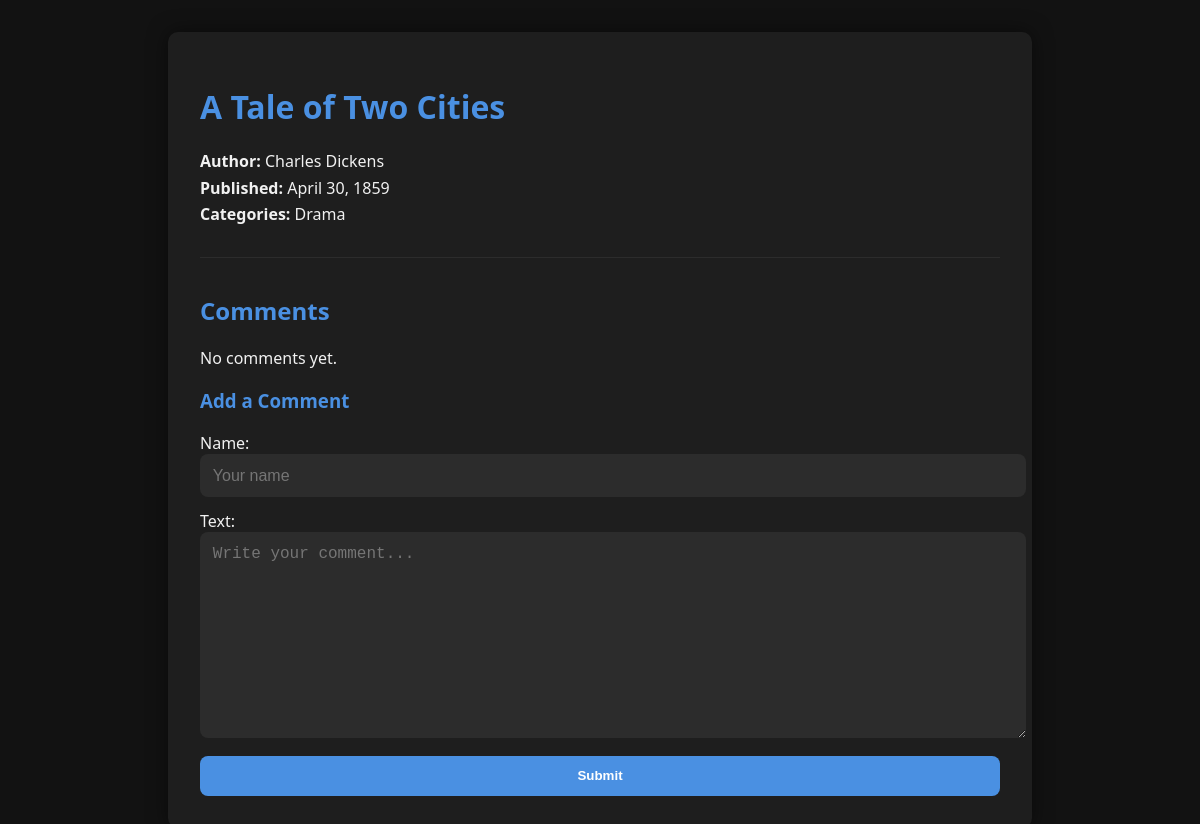
Screenshot of /book/3/ with the database file from the repository.
### library/models.py (models this page shows, shortened)
class Book(models.Model):
    title = models.CharField(max_length=200)
    author = models.ForeignKey(Author, on_delete=models.CASCADE)
    categories = models.ManyToManyField(Category)
    published = models.DateField()

class Author(models.Model):
    name = models.CharField(max_length=100)

class Category(models.Model):
    name = models.CharField(max_length=100)

### library/views.py (the view)
# urls.py: path('book/<int:pk>/', views.book_detail, name='book_detail'),
def book_detail(request, pk):
    book = get_object_or_404(Book, pk=pk)
    comments = book.comments.all().order_by('-created')
    if request.method == "POST":
        form = CommentForm(request.POST)
        if form.is_valid():
            comment = form.save(commit=False)
            comment.book = book
            comment.save()
            return redirect('book_detail', pk=book.pk)
    else:
        form = CommentForm()
    return render(request, 'library/book_detail.html', {
        'book': book,
        'comments': comments,
        'form': form
    })

### library/forms.py
class CommentForm(forms.ModelForm):
    class Meta:
        model = Comment
        fields = ['name', 'text']
        widgets = {
            'name': forms.TextInput(attrs={'class': 'form-control', 'placeholder': 'Your name'}),
            'text': forms.Textarea(attrs={'class': 'form-control', 'placeholder': 'Write your comment...'}),
        }

### library/templates/library/book_detail.html (shortened to what this page needs)
{% load static %}
{% load widget_tweaks %}
<!DOCTYPE html>
<html lang="en">
<head>
</head>
<body>
  <div class="container">
    <h1>{{ book.title }}</h1>
    <div class="book-info">
      <p><strong>Author:</strong> {{ book.author.name }}</p>
      <p><strong>Published:</strong> {{ book.published }}</p>
      <p><strong>Categories:</strong>
        {% for category in book.categories.all %}
          {{ category.name }}{% if not forloop.last %}, {% endif %}
        {% endfor %}
      </p>
    </div>
    <div class="comment-section">
      <h2>Comments</h2>
      {% for comment in book.comments.all %}
        <div class="comment">
          <p>{{ comment.text }}</p>
          <small>Posted on {{ comment.created_at|date:"M d, Y" }}</small>
        </div>
      {% empty %}
        <p>No comments yet.</p>
      {% endfor %}
      <h3>Add a Comment</h3>
      <form method="post">
        {% for field in form %}
          <div>
            {{ field.label_tag }}
            {% if field.errors %}
              {{ field|add_class:"error" }}
              <small class="error-message">{{ field.errors|striptags }}</small>
            {% else %}
              {{ field }}
            {% endif %}
          </div>
        {% endfor %}
        <button type="submit">Submit</button>
      </form>
    </div>
  </div>
</body>
</html>

### library/templates/library/book_detail.html (style rules this page uses)
:root { --black: #121212; --dark-gray: #1e1e1e; --gray: #2c2c2c; --white: #f1f1f1; --accent: #4a90e2; }
body { font-family: "Segoe UI", Tahoma, Geneva, Verdana, sans-serif; background-color: var(--black); color: var(--white); margin: 0; padding: 2rem; }
.container { max-width: 800px; margin: auto; background-color: var(--dark-gray); padding: 2rem; border-radius: 10px; box-shadow: 0 0 20px rgba(0,0,0,0.5); }
h1, h2, h3 { color: var(--accent); }
.book-info p { margin: 0.3rem 0; }
.comment-section { margin-top: 2rem; padding-top: 1rem; border-top: 1px solid var(--gray); }
form { margin-top: 1rem; display: flex; flex-direction: column; gap: 0.8rem; }
input[type="text"], textarea { width: 100%; padding: 0.8rem; border: none; border-radius: 8px; background-color: #2c2c2c; color: var(--white); font-size: 1rem; }
button { background-color: var(--accent); border: none; color: white; padding: 0.8rem 1.2rem; border-radius: 8px; cursor: pointer; transition: 0.3s; font-weight: bold; }

### rows the page displays
Book: title "A Tale of Two Cities", author.name "Charles Dickens", published "April 30, 1859"
Category: name "Drama"

### other values shown
{{ field.label_tag }} "Name:" "Text:"
